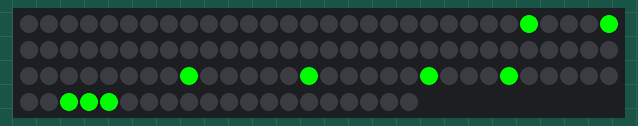
This sketch was run on a simulated ESP8266 (NodeMCU). Parts: 110 RGB LEDs in strip order, left to right, continuing on the next row. Random numbers use the default seed unless the sketch sets one; EEPROM starts erased; what the sketch prints to the serial monitor is not drawn.

Above: at 0.1 s.

The sketch:

init.ino
```cpp
#include <Arduino.h>
#include <Adafruit_NeoPixel.h>
#include <EEPROM.h>

#define LED_PIN D6 //LED-Pin

Adafruit_NeoPixel strip(110, LED_PIN, NEO_GRB + NEO_KHZ800);

#define addr_colorMode 0
#define addr_SC_RED 1
#define addr_SC_GREEN 2
#define addr_SC_BLUE 3
#define addr_clockType 4
#define addr_DcfWlanMode 5
#define addr_brightness 6
#define addr_breatheDelay 7
#define addr_breatheRed 8
#define addr_breatheGreen 9
#define addr_breatheBlue 10
#define addr_timeType 11
#define addr_rainbowcycle_verzoegerung 12
#define addr_rainbowcycle_farbsprung 13
#define addr_explosion_red 14
#define addr_explosion_green 15
#define addr_explosion_blue 16
#define addr_explosion_delay 17
#define addr_spiral_red 18
#define addr_spiral_green 19
#define addr_spiral_blue 20
#define addr_spiral_delay 21
#define addr_spiral_red2 22
#define addr_spiral_green2 23
#define addr_spiral_blue2 24
#define addr_explosion_red2 25
#define addr_explosion_green2 26
#define addr_explosion_blue2 27
#define addr_offhours_begin_h 28
#define addr_offhours_end_h 29
#define addr_offhours_brightness 30
#define addr_offhours_begin_m 31
#define addr_offhours_end_m 32
#define addr_noise_red 33
#define addr_noise_green 34
#define addr_noise_blue 35
#define addr_noise_delay 36
#define addr_noise_range 37
#define addr_color_night_mode 38

#define addr_wlan1_ssid 200
#define addr_wlan1_pw 300
#define addr_hostname 400

String readStringFromEEPROM(int addrOffset)
  {
    int newStrLen = EEPROM.read(addrOffset);
    char data[newStrLen + 1];
    for (int i = 0; i < newStrLen; i++)
    {
      data[i] = EEPROM.read(addrOffset + 1 + i);
    }
    data[newStrLen] = '\0'; // the character may appear in a weird way, you should read: 'only one backslash and 0'
    return String(data);
  }

void writeStringToEEPROM(int addrOffset, const String &strToWrite)
  {
    byte len = strToWrite.length();
    EEPROM.write(addrOffset, len);

    for (int i = 0; i < len; i++)
    {
      EEPROM.write(addrOffset + 1 + i, strToWrite[i]);
    }
    EEPROM.commit();
  }

void setup()
{
    strip.begin();
    Serial.begin(115200); //115200 : 9600
    while (!Serial);
    Serial.println("kekw");
    EEPROM.begin(1024);

    EEPROM.write(addr_SC_RED, 255);
    EEPROM.write(addr_SC_GREEN, 0);
    EEPROM.write(addr_SC_BLUE, 0);
    EEPROM.write(addr_colorMode, 4);
    EEPROM.write(addr_DcfWlanMode, 1);
    EEPROM.write(addr_clockType, 0);
    EEPROM.write(addr_brightness, 100);
    EEPROM.write(addr_breatheDelay, 1);
    EEPROM.write(addr_breatheRed, 0);
    EEPROM.write(addr_breatheGreen, 255);
    EEPROM.write(addr_breatheBlue, 0);
    EEPROM.write(addr_timeType, 0);
    EEPROM.write(addr_rainbowcycle_verzoegerung, 20);
    EEPROM.write(addr_rainbowcycle_farbsprung, 3);
    EEPROM.write(addr_explosion_red, 255);
    EEPROM.write(addr_explosion_green, 0);
    EEPROM.write(addr_explosion_blue, 255);
    EEPROM.write(addr_explosion_red2, 0);
    EEPROM.write(addr_explosion_green2, 0);
    EEPROM.write(addr_explosion_blue2, 255);
    EEPROM.write(addr_explosion_delay, 100);
    EEPROM.write(addr_spiral_red, 255);
    EEPROM.write(addr_spiral_green, 255);
    EEPROM.write(addr_spiral_blue, 0);
    EEPROM.write(addr_spiral_red2, 0);
    EEPROM.write(addr_spiral_green2, 255);
    EEPROM.write(addr_spiral_blue2, 255);
    EEPROM.write(addr_spiral_delay, 10);
    EEPROM.write(addr_offhours_brightness, 10);
    EEPROM.write(addr_offhours_begin_h, 23);
    EEPROM.write(addr_offhours_begin_m, 30);
    EEPROM.write(addr_offhours_end_h, 8);
    EEPROM.write(addr_offhours_end_m, 0);
    EEPROM.write(addr_noise_red, 40);
    EEPROM.write(addr_noise_green, 5);
    EEPROM.write(addr_noise_blue, 175);
    EEPROM.write(addr_noise_delay, 255);
    EEPROM.write(addr_noise_range, 20);
    EEPROM.write(addr_color_night_mode, 4);

    String random4char = String(random(0x0, 0xF), HEX);
    delay(random(2, 10));
    random4char += String(random(0x0, 0xF), HEX);
    delay(random(2, 10));
    random4char += String(random(0x0, 0xF), HEX);
    delay(random(2, 10));
    random4char += String(random(0x0, 0xF), HEX);
    writeStringToEEPROM(addr_hostname, "WordClock_" + random4char); //4 digit long random hex number

    EEPROM.commit();
}

void loop()
{
    if (EEPROM.read(addr_colorMode) == 4 && EEPROM.read(addr_brightness) == 100 && EEPROM.read(addr_DcfWlanMode) == 1 && EEPROM.read(addr_timeType) == 0)
    {
        strip.setPixelColor(25, 0, 255, 0, 0);
        strip.setPixelColor(29, 0, 255, 0, 0);
        strip.setPixelColor(68, 0, 255, 0, 0);
        strip.setPixelColor(80, 0, 255, 0, 0);
        strip.setPixelColor(92, 0, 255, 0, 0);
        strip.setPixelColor(93, 0, 255, 0, 0);
        strip.setPixelColor(94, 0, 255, 0, 0);
        strip.setPixelColor(84, 0, 255, 0, 0);
        strip.setPixelColor(74, 0, 255, 0, 0);
    }
    else
    {
        strip.setPixelColor(25, 255, 0, 0, 0);
        strip.setPixelColor(29, 255, 0, 0, 0);
        strip.setPixelColor(68, 255, 0, 0, 0);
        strip.setPixelColor(80, 255, 0, 0, 0);
        strip.setPixelColor(92, 255, 0, 0, 0);
        strip.setPixelColor(93, 255, 0, 0, 0);
        strip.setPixelColor(94, 255, 0, 0, 0);
        strip.setPixelColor(84, 255, 0, 0, 0);
        strip.setPixelColor(74, 255, 0, 0, 0);
    }
    strip.show();
}
```
